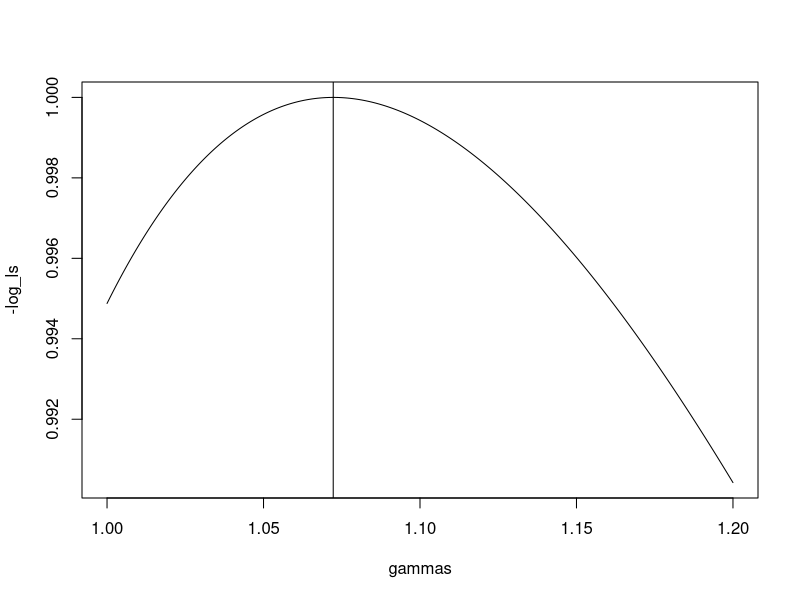

Source code (R):
## ---- chunk 1
library(dplyr)
library(tidyverse)

age_mid_point = function(x,y){
  (x+y)/2
}
x = c(0,5,15,25,35,45,55,65,75,85)
y = c(4,14,24,34,44,54,64,74,84,89)

age = c(age_mid_point(x,y),90)

number_covid_19 = c(3,3,33,128,369,1283,3476,7319,16043,10160,10790)
population = c(3535430,7159102,6988755,
               7998302,7460856,8142528,
               7019590,5906928,3476922,
               918437,528959)
number_non_covid_19 = c(848,138,470,1141,2577,6577,13565,27184,47729,30703,30703)

data = data.frame(age,number_covid_19,number_non_covid_19,population)


beta_0_C_hat = -14.15
beta_1_N_hat = 0.09836
beta_0_N_hat = -12.06



beta_0_C = beta_0_C_hat
beta_0_N = beta_0_N_hat
beta_1_N = beta_1_N_hat


log_l = function(gamma_hat){

  lambda_N = data$population*exp(beta_0_N+beta_1_N*data$age)
  lambda_C = data$population*exp(beta_0_C+gamma_hat*beta_1_N*data$age)
  
  sum_1 = data$number_covid_19*log(lambda_C) +data$number_non_covid_19*log(lambda_N)
  sum_2 = lambda_C+lambda_N
  sum_3 = log(data$number_covid_19*data$number_non_covid_19)
  
  sum_all= sum(sum_1-sum_2-sum_3)
  return(-sum_all)
}
data
## ---- chunk 2
log_ls = c()
gammas = seq(1,1.2,length.out = 1000)
for(i in gammas){
  log_ls  = c(log_l(i),log_ls)
}

log_ls = log_ls/max(abs(log_ls))

plot(x=gammas,y=-log_ls,type="l")
abline(v=gammas[-log_ls==max(-log_ls)])
## ---- chunk 3
paste0('optimal gamma: ',round(gammas[-log_ls == max(-log_ls)],3))
## ---- chunk 4
# initial value of gamma
par = 1

optim(par=par,
      fn= log_l,
      method='Brent',
      lower = 1,
      upper = 2)

